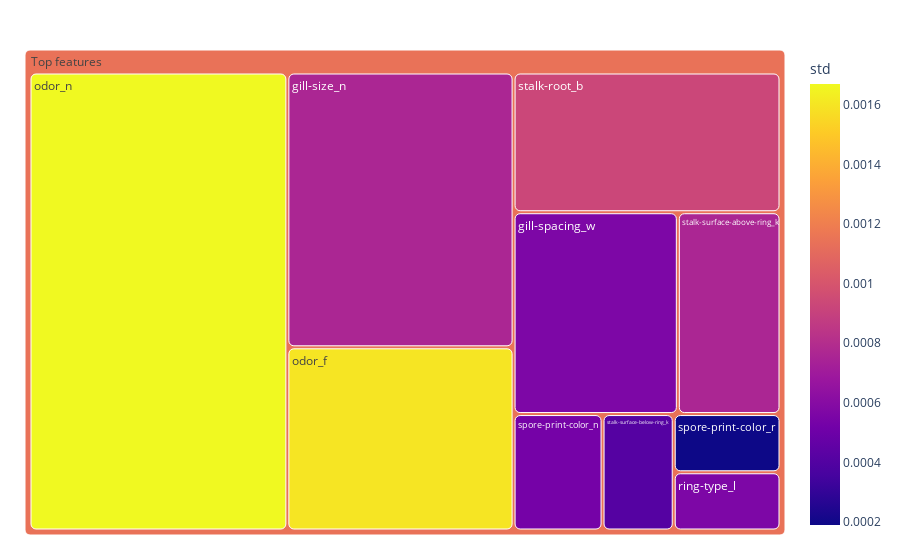

Notebook code for this chart:
### Code cell
top = imp_df.head(10).iloc[::-1]
top.reset_index(drop=True, inplace=True)
fig = px.treemap(top, path=[px.Constant("Top features"), "feature"], values="importance", color="std")
fig.update_traces(root_color="lightgrey", marker=dict(cornerradius=5))
fig.update_layout(margin = dict(t=50, l=25, r=25, b=25))
fig.show()

### Figure 1 — Plotly figure (JSON) as saved in the notebook; plotly's stock layout.template omitted (floating-point values rounded to 4 significant figures)
{"data": [{"branchvalues": "total", "customdata": [[0.00019], [0.00056], [0.00041], [0.00053], [0.00076], [0.00056], [0.00093], [0.0016], [0.00076], [0.00167], [0.001144]], "domain": {"x": [0, 1], "y": [0, 1]}, "hovertemplate": "labels=%{label}<br>importance=%{value}<br>parent=%{parent}<br>id=%{id}<br>std=%{color}<extra></extra>", "ids": ["Top features/spore-print-color_r", "Top features/ring-type_l", "Top features/stalk-surface-below-ring_k", "Top features/spore-print-color_n", "Top features/stalk-surface-above-ring_k", "Top features/gill-spacing_w", "Top features/stalk-root_b", "Top features/odor_f", "Top features/gill-size_n", "Top features/odor_n", "Top features"], "labels": ["spore-print-color_r", "ring-type_l", "stalk-surface-below-ring_k", "spore-print-color_n", "stalk-surface-above-ring_k", "gill-spacing_w", "stalk-root_b", "odor_f", "gill-size_n", "odor_n", "Top features"], "marker": {"coloraxis": "coloraxis", "colors": [0.00019, 0.00056, 0.00041, 0.00053, 0.00076, 0.00056, 0.00093, 0.0016, 0.00076, 0.00167, 0.001144], "cornerradius": 5}, "name": "", "parents": ["Top features", "Top features", "Top features", "Top features", "Top features", "Top features", "Top features", "Top features", "Top features", "Top features", ""], "root": {"color": "lightgrey"}, "type": "treemap", "values": [0.003, 0.003, 0.004, 0.005, 0.01, 0.016, 0.018, 0.02, 0.03, 0.057, 0.166]}], "layout": {"coloraxis": {"colorbar": {"title": {"text": "std"}}, "colorscale": [[0, "#0d0887"], [0.1111, "#46039f"], [0.2222, "#7201a8"], [0.3333, "#9c179e"], [0.4444, "#bd3786"], [0.5556, "#d8576b"], [0.6667, "#ed7953"], [0.7778, "#fb9f3a"], [0.8889, "#fdca26"], [1, "#f0f921"]]}, "legend": {"tracegroupgap": 0}, "margin": {"b": 25, "l": 25, "r": 25, "t": 50}}}
